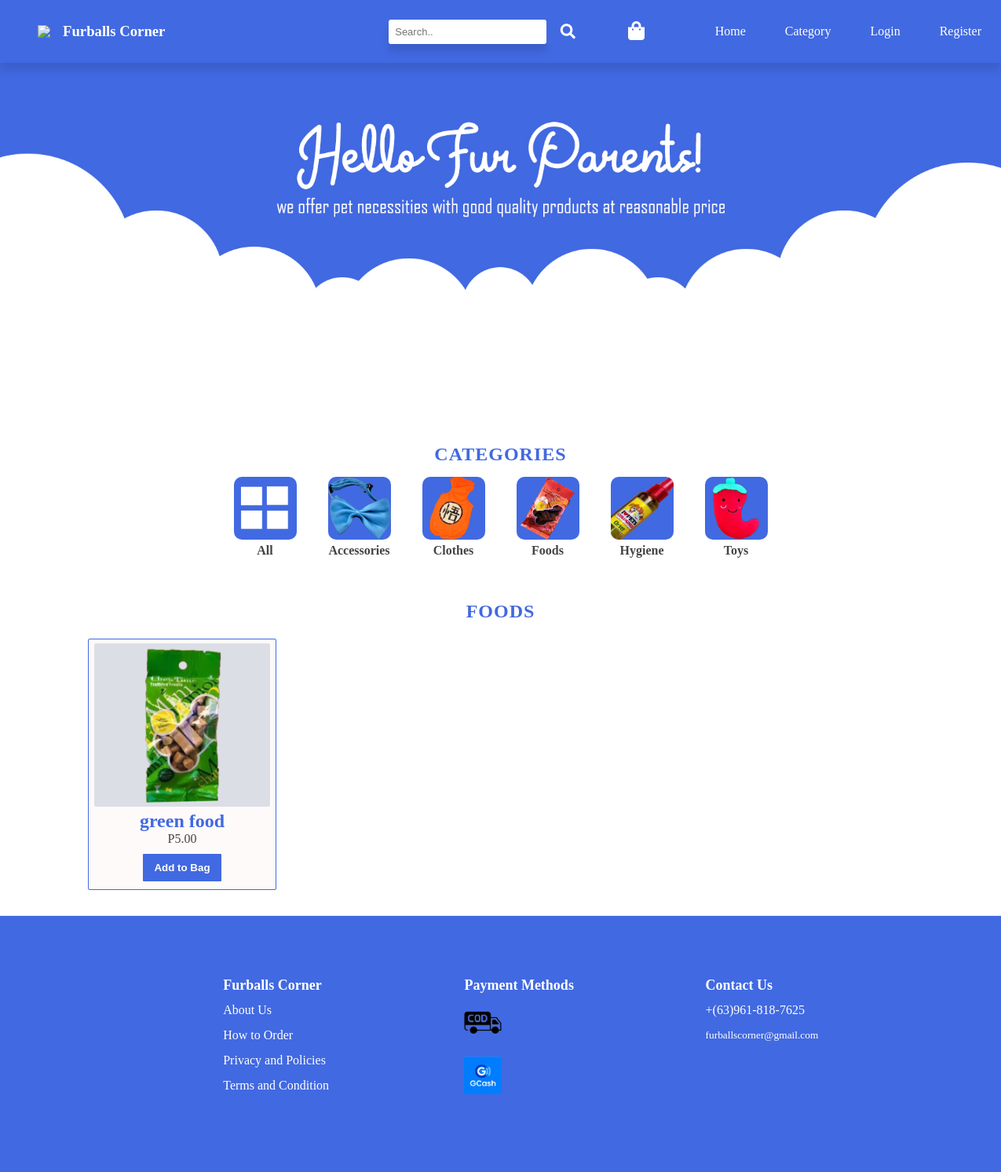
The app's page /category.php?category=11 with its own data.
### tables this page shows
CREATE TABLE `categories` (
  `categories_id` int(11) NOT NULL,
  `categories_name` varchar(255) NOT NULL,
  `categories_image` varchar(255) NOT NULL,
  `categories_active` int(11) NOT NULL DEFAULT 0,
  `categories_status` int(11) NOT NULL DEFAULT 0
);

CREATE TABLE `product` (
  `product_id` int(11) NOT NULL,
  `product_name` varchar(255) NOT NULL,
  `product_image` varchar(255) NOT NULL,
  `product_desc` varchar(255) NOT NULL,
  `categories_id` int(11) NOT NULL,
  `quantity` varchar(255) NOT NULL,
  `rate` varchar(255) NOT NULL,
  `active` int(11) NOT NULL DEFAULT 0,
  `status` int(11) NOT NULL DEFAULT 0,
  `added_time` date NOT NULL DEFAULT current_timestamp()
);

### category.php (the view, shortened to what this page needs)
<?php
include_once 'components/header.php';
?>
<?php
include('components/conn.php');
$category=intval($_GET['category']);
?>
<section class="section-main">
</section>
<section class="section-category">
<div class="categories" id="category">
         <h2>Categories</h2>
     </div>
    <ul id="cat" class="catbox">
    <li class="item">
            <div class="category-box">
                <a href="index.php">
                    <img src="assets/all.png"/>
                </a>
            </div>
            <span>All</span>
    </li>
    <?php
                $conn = $pdo->open();
                try{
                  $stmt = $conn->prepare("SELECT * FROM categories WHERE categories_active = 1 AND categories_status = 1");
                  $stmt->execute();
                  foreach($stmt as $row){
                   ?>
                      <li class="item">
                      <div class="category-box">
                      <a href="category.php?category=<?php echo ($row['categories_id']);?>"> <img src="admin/assets/images/cat/<?php echo ($row['categories_image']);?>"></a>
                      </div>
                      <span><?php echo ($row['categories_name']);?></span>
                      </li>
                <?php }
                }
                catch(PDOException $e){
                  echo "There is some problem in connection: " . $e->getMessage();
                }
              ?>
</ul>
</section>
    <section class="section-product">
    <div class="products" id="product">
    <?php
            $conn = $pdo->open();
            try{
            $stmt = $conn->prepare("SELECT categories_name FROM categories WHERE categories_id = '$category' ");
            $stmt->execute();
            foreach($stmt as $row){
            ?>
                <h2><?php echo htmlentities($row['categories_name']);?></h2>
            <?php }
            }
            catch(PDOException $e){
            echo "There is some problem in connection: " . $e->getMessage();
            }
            ?>
     </div>
    <ul id="prod" class="probox">
    <?php
             $conn = $pdo->open();
             try{
               $stmt = $conn->prepare("SELECT * FROM product WHERE categories_id = '$category' AND active = 1 AND status = 1");
               $stmt->execute();
               foreach($stmt as $row){
                ?>
                   <li class="items">
                   <div class="product-box">
                   <a href="product-details.php?productdetails=<?php echo ($row['product_id']);?>"> <img src="admin/assets/images/stock/<?php echo ($row['product_image']);?>"></a>
                   </div>
                   <div class="product-details">
                   <h2> <?php echo ($row['product_name']);?></h2>
                   <div class="product-price">
                         <span class="price">
                             P<?php echo ($row['rate']);?>.00</span>
                     </div>
                   </div>
                 <?php if($row['quantity']>='1'){?>
                     <button  style="align-items:center;" type="submit" class="btn addcart"> Add to Bag</button>
                         <?php } else {?>
                             <button  style="align-items:center;" type="submit" class="btns "> Out of Stock</button>
                             <?php } ?>
                   </li>
             <?php }
             }
             catch(PDOException $e){
               echo "There is some problem in connection: " . $e->getMessage();
             }
           ?>
         </ul>
    </section>
<?php
include('components/foot.php');
?>
<?php
include('components/footer.php');
?>

### components/header.php (shortened to what this page needs)
<!DOCTYPE html>
<html lang="en">
  <head>
    <link type="text/css" rel="stylesheet" href="css/main.css"/>
    <link type="text/css" rel="stylesheet" href="css/acc.css"/>
    <link type="text/css" rel="stylesheet" href="css/panel.css"/>
    <link rel="stylesheet" href="https://cdnjs.cloudflare.com/ajax/libs/jquery-modal/0.9.1/jquery.modal.min.css" />
    <link rel="stylesheet" href="https://use.fontawesome.com/releases/v5.15.3/css/all.css">
    <link rel="stylesheet" href="https://cdnjs.cloudflare.com/ajax/libs/font-awesome/5.15.3/css/all.min.css"/>
  </head>
  <body>
  <header>
    <div class="logo">
        <img src="assets/fclogo.png"/>
        <a href="index.php">
            <h3>Furballs Corner<h3>
        </a>
    </div>
    <form name="search" method="post" action="search_result.php">
        <div class="searchwrapper">
            <input type="search" name="product" placeholder="Search.." required="required" /> <button type="submit" name="search"><i class="fas fa-search"></i></button>
         </div>
    </form>
    <div class="bag">
        <a href="bagview.php">
        <i class="fas fa-shopping-bag"></i><span style="font-size:15px;" class="badge"></span>
        </a>
    </div>
   <div class="navigate">
        <div class="menu">
            <a href="index.php" >Home</a>
            <a href="#category">Category</a>
            <?php
                if (isset($_SESSION["user_id"])) {
                    echo "<a href='account.php'>Account</a>";
                    echo "<a href='logout.php'>Logout</a>";
                }
                else {
                    echo "<a href='login.php'>Login</a>";
                    echo "<a href='register.php'>Register</a>";
                }
            ?>
        </div>
    </div>
</header>

### components/foot.php
<footer style="margin-top:1rem;" class="footer">
<div class="container">
               <div class="row">
                   <div class="footer-col">
                       <h4>Furballs Corner</h4>
                           <ul>
                               <li>
                                <a href="#AboutUs" >About Us</a>
                               <li>
                               <a href="#order" >How to Order</a></li>
                               <li>
                               <a href="#policy" >Privacy and Policies</a></li>
                               <li>
                               <a href="#terms" >Terms and Condition</a></li>
                           </ul>
                   </div>
                   <div class="footer-col">
                       <h4>Payment Methods</h4>
                           <ul>
                               <li><img class="icons" src="assets/icon/cod.png"/> </li>
                               <li><img class="icons" src="assets/icon/gcash.jpg"/></li>
                           </ul>
                   </div>
                   <div class="footer-col">
                       <h4>Contact Us</h4>
                           <ul>
                               <li>+(63)961-818-7625</li>
                               <li><p>furballscorner@gmail.com<p></li>
                           </ul>
                   </div>
               </div>
        </div>
</footer>

### components/footer.php
</body>
</html>

### css/panel.css (style rules this page uses)
.row { padding-left: 2rem; padding-right:2rem ; }
@media (min-width: 1200px) { .container { width: 1170px; } }
.row { margin-right: -15px; margin-left: -15px; }

### records on screen
categories: categories_image (picture), categories_name "Accessories"
categories: categories_image (picture), categories_name "Clothes"
categories: categories_image (picture), categories_name "Foods", categories_name "FOODS"
categories: categories_image (picture), categories_name "Hygiene"
categories: categories_image (picture), categories_name "Toys"
product: product_image (picture), product_name "green food", rate "5", quantity "Add to Bag"
